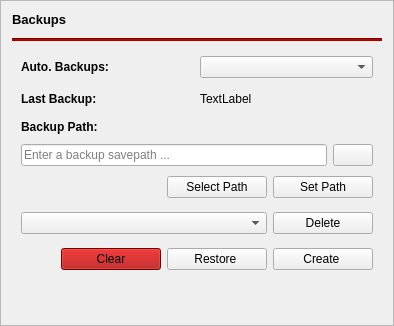
            <widget class="QFrame" name="backupFrame">
             <property name="sizePolicy">
              <sizepolicy hsizetype="Preferred" vsizetype="Preferred">
               <horstretch>0</horstretch>
               <verstretch>0</verstretch>
              </sizepolicy>
             </property>
             <property name="frameShape">
              <enum>QFrame::Shape::StyledPanel</enum>
             </property>
             <property name="frameShadow">
              <enum>QFrame::Shadow::Raised</enum>
             </property>
             <layout class="QVBoxLayout" name="verticalLayout_2">
              <item>
               <widget class="QLabel" name="backupTitleLabel">
                <property name="font">
                 <font>
                  <family>Segoe UI</family>
                  <pointsize>10</pointsize>
                  <italic>false</italic>
                  <bold>true</bold>
                 </font>
                </property>
                <property name="styleSheet">
                 <string notr="true">font: bold 10pt &quot;Segoe UI&quot;;</string>
                </property>
                <property name="text">
                 <string>Backups</string>
                </property>
               </widget>
              </item>
              <item>
               <widget class="QFrame" name="frame_3">
                <property name="frameShape">
                 <enum>QFrame::Shape::NoFrame</enum>
                </property>
                <property name="frameShadow">
                 <enum>QFrame::Shadow::Raised</enum>
                </property>
                <layout class="QVBoxLayout" name="verticalLayout_7">
                 <property name="leftMargin">
                  <number>0</number>
                 </property>
                 <property name="topMargin">
                  <number>5</number>
                 </property>
                 <property name="rightMargin">
                  <number>0</number>
                 </property>
                 <property name="bottomMargin">
                  <number>5</number>
                 </property>
                 <item>
                  <widget class="Line" name="line_2">
                   <property name="styleSheet">
                    <string notr="true">background:rgb(170, 0, 0)</string>
                   </property>
                   <property name="orientation">
                    <enum>Qt::Orientation::Horizontal</enum>
                   </property>
                  </widget>
                 </item>
                </layout>
               </widget>
              </item>
              <item>
               <widget class="QFrame" name="autoBackupFrame">
                <property name="frameShape">
                 <enum>QFrame::Shape::NoFrame</enum>
                </property>
                <property name="frameShadow">
                 <enum>QFrame::Shadow::Raised</enum>
                </property>
                <layout class="QHBoxLayout" name="horizontalLayout_2">
                 <property name="leftMargin">
                  <number>9</number>
                 </property>
                 <property name="topMargin">
                  <number>4</number>
                 </property>
                 <property name="rightMargin">
                  <number>9</number>
                 </property>
                 <property name="bottomMargin">
                  <number>4</number>
                 </property>
                 <item>
                  <widget class="QLabel" name="label_4">
                   <property name="font">
                    <font>
                     <italic>false</italic>
                     <bold>true</bold>
                    </font>
                   </property>
                   <property name="styleSheet">
                    <string notr="true"/>
                   </property>
                   <property name="text">
                    <string>Auto. Backups:</string>
                   </property>
                  </widget>
                 </item>
                 <item>
                  <widget class="QComboBox" name="backupModeBox">
                   <property name="styleSheet">
                    <string notr="true">font: 9pt &quot;Segoe UI&quot;;</string>
                   </property>
                  </widget>
                 </item>
                </layout>
               </widget>
              </item>
              <item>
               <widget class="QFrame" name="lastBackupFrame">
                <property name="frameShape">
                 <enum>QFrame::Shape::NoFrame</enum>
                </property>
                <property name="frameShadow">
                 <enum>QFrame::Shadow::Raised</enum>
                </property>
                <layout class="QHBoxLayout" name="horizontalLayout_3">
                 <property name="leftMargin">
                  <number>9</number>
                 </property>
                 <property name="topMargin">
                  <number>4</number>
                 </property>
                 <property name="rightMargin">
                  <number>9</number>
                 </property>
                 <property name="bottomMargin">
                  <number>4</number>
                 </property>
                 <item>
                  <widget class="QLabel" name="label_3">
                   <property name="font">
                    <font>
                     <pointsize>9</pointsize>
                     <italic>false</italic>
                     <bold>true</bold>
                    </font>
                   </property>
                   <property name="styleSheet">
                    <string notr="true"/>
                   </property>
                   <property name="text">
                    <string>Last Backup:</string>
                   </property>
                  </widget>
                 </item>
                 <item>
                  <widget class="QLabel" name="lastBackupLabel">
                   <property name="text">
                    <string>TextLabel</string>
                   </property>
                  </widget>
                 </item>
                </layout>
               </widget>
              </item>
              <item>
               <widget class="QFrame" name="frame_14">
                <property name="frameShape">
                 <enum>QFrame::Shape::NoFrame</enum>
                </property>
                <property name="frameShadow">
                 <enum>QFrame::Shadow::Raised</enum>
                </property>
                <layout class="QVBoxLayout" name="verticalLayout_21">
                 <property name="spacing">
                  <number>6</number>
                 </property>
                 <property name="leftMargin">
                  <number>9</number>
                 </property>
                 <property name="topMargin">
                  <number>4</number>
                 </property>
                 <property name="rightMargin">
                  <number>9</number>
                 </property>
                 <property name="bottomMargin">
                  <number>4</number>
                 </property>
                 <item>
                  <widget class="QLabel" name="label_18">
                   <property name="font">
                    <font>
                     <bold>true</bold>
                    </font>
                   </property>
                   <property name="text">
                    <string>Backup Path:</string>
                   </property>
                  </widget>
                 </item>
                 <item>
                  <widget class="QFrame" name="backupPathFrame">
                   <property name="frameShape">
                    <enum>QFrame::Shape::NoFrame</enum>
                   </property>
                   <property name="frameShadow">
                    <enum>QFrame::Shadow::Raised</enum>
                   </property>
                   <layout class="QHBoxLayout" name="horizontalLayout_13">
                    <property name="spacing">
                     <number>6</number>
                    </property>
                    <property name="leftMargin">
                     <number>0</number>
                    </property>
                    <property name="topMargin">
                     <number>4</number>
                    </property>
                    <property name="rightMargin">
                     <number>0</number>
                    </property>
                    <property name="bottomMargin">
                     <number>4</number>
                    </property>
                    <item>
                     <widget class="QLineEdit" name="backupPathLineEdit">
                      <property name="placeholderText">
                       <string>Enter a backup savepath ...</string>
                      </property>
                     </widget>
                    </item>
                    <item>
                     <widget class="QPushButton" name="btnClearBackupPathLineEdit">
                      <property name="text">
                       <string/>
                      </property>
                     </widget>
                    </item>
                   </layout>
                  </widget>
                 </item>
                 <item>
                  <widget class="QFrame" name="frame_15">
                   <property name="frameShape">
                    <enum>QFrame::Shape::NoFrame</enum>
                   </property>
                   <property name="frameShadow">
                    <enum>QFrame::Shadow::Raised</enum>
                   </property>
                   <layout class="QHBoxLayout" name="horizontalLayout_14">
                    <property name="spacing">
                     <number>6</number>
                    </property>
                    <property name="leftMargin">
                     <number>0</number>
                    </property>
                    <property name="topMargin">
                     <number>0</number>
                    </property>
                    <property name="rightMargin">
                     <number>0</number>
                    </property>
                    <property name="bottomMargin">
                     <number>0</number>
                    </property>
                    <item>
                     <spacer name="horizontalSpacer_6">
                      <property name="orientation">
                       <enum>Qt::Orientation::Horizontal</enum>
                      </property>
                      <property name="sizeHint" stdset="0">
                       <size>
                        <width>40</width>
                        <height>20</height>
                       </size>
                      </property>
                     </spacer>
                    </item>
                    <item>
                     <widget class="QPushButton" name="btnGetBackupPath">
                      <property name="minimumSize">
                       <size>
                        <width>100</width>
                        <height>0</height>
                       </size>
                      </property>
                      <property name="text">
                       <string>Select Path</string>
                      </property>
                     </widget>
                    </item>
                    <item>
                     <widget class="QPushButton" name="btnSetBackupPath">
                      <property name="minimumSize">
                       <size>
                        <width>100</width>
                        <height>0</height>
                       </size>
                      </property>
                      <property name="text">
                       <string>Set Path</string>
                      </property>
                     </widget>
                    </item>
                   </layout>
                  </widget>
                 </item>
                </layout>
               </widget>
              </item>
              <item>
               <widget class="QFrame" name="backupDeleteFrame">
                <property name="frameShape">
                 <enum>QFrame::Shape::NoFrame</enum>
                </property>
                <property name="frameShadow">
                 <enum>QFrame::Shadow::Raised</enum>
                </property>
                <layout class="QHBoxLayout" name="horizontalLayout_15">
                 <property name="topMargin">
                  <number>4</number>
                 </property>
                 <property name="bottomMargin">
                  <number>4</number>
                 </property>
                 <item>
                  <widget class="QComboBox" name="backupDeleteBox">
                   <property name="sizePolicy">
                    <sizepolicy hsizetype="Expanding" vsizetype="Fixed">
                     <horstretch>0</horstretch>
                     <verstretch>0</verstretch>
                    </sizepolicy>
                   </property>
                   <property name="styleSheet">
                    <string notr="true">font: 10pt &quot;Segoe UI&quot;;</string>
                   </property>
                   <property name="placeholderText">
                    <string>Select a backup to delete...</string>
                   </property>
                  </widget>
                 </item>
                 <item>
                  <widget class="QPushButton" name="btnDeleteBackup">
                   <property name="minimumSize">
                    <size>
                     <width>100</width>
                     <height>0</height>
                    </size>
                   </property>
                   <property name="text">
                    <string>Delete</string>
                   </property>
                  </widget>
                 </item>
                </layout>
               </widget>
              </item>
              <item>
               <widget class="QFrame" name="backupBtnFrame">
                <layout class="QHBoxLayout" name="horizontalLayout">
                 <property name="leftMargin">
                  <number>9</number>
                 </property>
                 <property name="topMargin">
                  <number>4</number>
                 </property>
                 <property name="rightMargin">
                  <number>9</number>
                 </property>
                 <property name="bottomMargin">
                  <number>4</number>
                 </property>
                 <item>
                  <spacer name="horizontalSpacer_4">
                   <property name="orientation">
                    <enum>Qt::Orientation::Horizontal</enum>
                   </property>
                   <property name="sizeHint" stdset="0">
                    <size>
                     <width>40</width>
                     <height>20</height>
                    </size>
                   </property>
                  </spacer>
                 </item>
                 <item>
                  <widget class="QPushButton" name="btnClearBackup">
                   <property name="sizePolicy">
                    <sizepolicy hsizetype="Minimum" vsizetype="Fixed">
                     <horstretch>0</horstretch>
                     <verstretch>0</verstretch>
                    </sizepolicy>
                   </property>
                   <property name="minimumSize">
                    <size>
                     <width>100</width>
                     <height>0</height>
                    </size>
                   </property>
                   <property name="styleSheet">
                    <string notr="true">background: rgb(170, 0, 0);</string>
                   </property>
                   <property name="text">
                    <string>Clear</string>
                   </property>
                  </widget>
                 </item>
                 <item>
                  <widget class="QPushButton" name="btnRestoreBackup">
                   <property name="minimumSize">
                    <size>
                     <width>100</width>
                     <height>0</height>
                    </size>
                   </property>
                   <property name="text">
                    <string>Restore </string>
                   </property>
                  </widget>
                 </item>
                 <item>
                  <widget class="QPushButton" name="btnCreateBackup">
                   <property name="minimumSize">
                    <size>
                     <width>100</width>
                     <height>0</height>
                    </size>
                   </property>
                   <property name="text">
                    <string>Create </string>
                   </property>
                  </widget>
                 </item>
                </layout>
               </widget>
              </item>
              <item>
               <spacer name="verticalSpacer_3">
                <property name="orientation">
                 <enum>Qt::Orientation::Vertical</enum>
                </property>
                <property name="sizeHint" stdset="0">
                 <size>
                  <width>20</width>
                  <height>40</height>
                 </size>
                </property>
               </spacer>
              </item>
             </layout>
            </widget>
